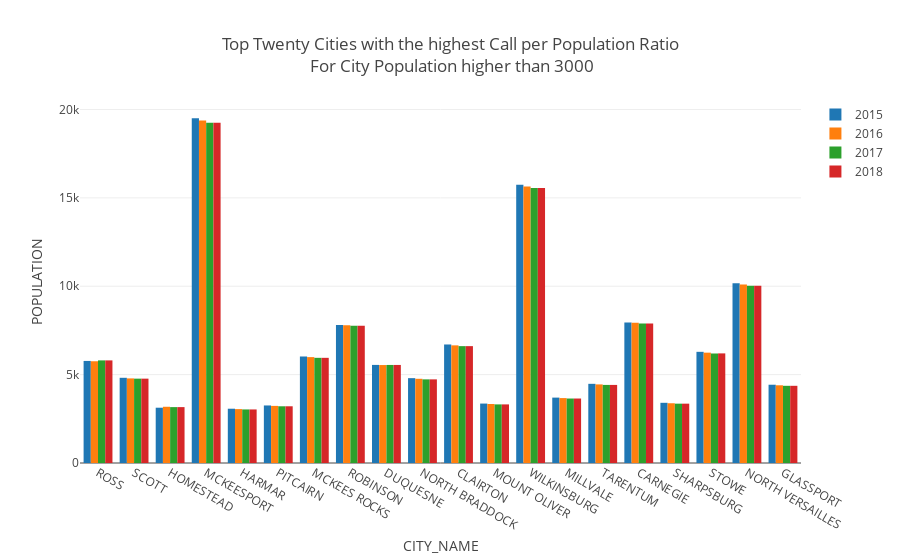

Source (notebook cell):
### Code cell
fig = bar_plot(Top_20_df_3000,y='POPULATION')
fig.update(generate_labels(title2,xlabel,ylabel='POPULATION'))
iplot(fig)

### Figure 1 — Plotly figure (JSON) as saved in the notebook; plotly's stock layout.template omitted (floating-point values rounded to 4 significant figures)
{"data": [{"name": "2015", "type": "bar", "uid": "6a4c62de-9920-4e52-8fa4-0de535bc2b2e", "x": ["ROSS", "SCOTT", "HOMESTEAD", "MCKEESPORT", "HARMAR", "PITCAIRN", "MCKEES ROCKS", "ROBINSON", "DUQUESNE", "NORTH BRADDOCK", "CLAIRTON", "MOUNT OLIVER", "WILKINSBURG", "MILLVALE", "TARENTUM", "CARNEGIE", "SHARPSBURG", "STOWE", "NORTH VERSAILLES", "GLASSPORT"], "y": [5774, 4820, 3128, 19509, 3071, 3255, 6032, 7808, 5549, 4800, 6705, 3362, 15748, 3699, 4479, 7943, 3405, 6289, 10174, 4428]}, {"name": "2016", "type": "bar", "uid": "78839d59-f464-45c0-991d-a1dc4145ec95", "x": ["ROSS", "SCOTT", "HOMESTEAD", "MCKEESPORT", "MCKEES ROCKS", "HARMAR", "PITCAIRN", "ROBINSON", "DUQUESNE", "NORTH BRADDOCK", "WILKINSBURG", "CLAIRTON", "STOWE", "MOUNT OLIVER", "TARENTUM", "MILLVALE", "SHARPSBURG", "GLASSPORT", "NORTH VERSAILLES", "CARNEGIE"], "y": [5763, 4786, 3181, 19369, 5990, 3049, 3231, 7799, 5542, 4764, 15637, 6655, 6242, 3337, 4446, 3672, 3380, 4396, 10098, 7940]}, {"name": "2017", "type": "bar", "uid": "2cdd7298-5c0f-479b-8259-6c0abf4a78bc", "x": ["ROSS", "SCOTT", "HOMESTEAD", "HARMAR", "MCKEESPORT", "MCKEES ROCKS", "NORTH BRADDOCK", "ROBINSON", "WILKINSBURG", "CLAIRTON", "STOWE", "MOUNT OLIVER", "SHARPSBURG", "DUQUESNE", "TARENTUM", "MILLVALE", "GLASSPORT", "NORTH VERSAILLES", "CARNEGIE", "PITCAIRN"], "y": [5805, 4772, 3162, 3030, 19245, 5950, 4731, 7770, 15554, 6611, 6201, 3315, 3357, 5547, 4417, 3648, 4367, 10031, 7898, 3209]}, {"name": "2018", "type": "bar", "uid": "096e3c02-3fd6-403a-a592-7a780a232f68", "x": ["ROSS", "SCOTT", "HOMESTEAD", "MCKEESPORT", "MCKEES ROCKS", "HARMAR", "NORTH BRADDOCK", "ROBINSON", "SHARPSBURG", "WILKINSBURG", "DUQUESNE", "CLAIRTON", "TARENTUM", "STOWE", "NORTH VERSAILLES", "MILLVALE", "MOUNT OLIVER", "GLASSPORT", "CARNEGIE", "PITCAIRN"], "y": [5805, 4772, 3162, 19245, 5950, 3030, 4731, 7770, 3357, 15554, 5547, 6611, 4417, 6201, 10031, 3648, 3315, 4367, 7898, 3209]}], "layout": {"title": {"text": "Top Twenty Cities with the highest Call per Population Ratio<br> For City Population higher than 3000"}, "xaxis": {"automargin": true, "title": {"text": "CITY_NAME"}}, "yaxis": {"title": {"text": "POPULATION"}}}}
